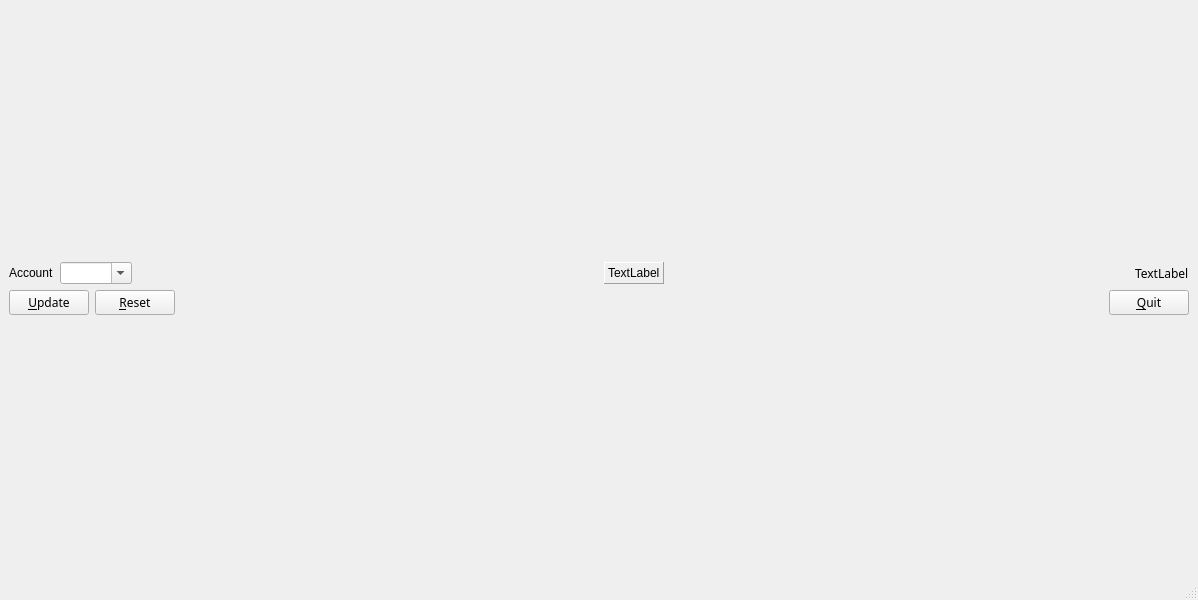
<?xml version="1.0" encoding="UTF-8"?>
<ui version="4.0">
 <class>MainWindow</class>
 <widget class="QMainWindow" name="MainWindow">
  <property name="geometry">
   <rect>
    <x>0</x>
    <y>0</y>
    <width>1198</width>
    <height>600</height>
   </rect>
  </property>
  <property name="windowTitle">
   <string>MainWindow</string>
  </property>
  <widget class="QWidget" name="centralwidget">
   <layout class="QGridLayout" name="gridLayout_2">
    <item row="0" column="0">
     <layout class="QVBoxLayout" name="verticalLayout" stretch="0,0,0,1">
      <item>
       <layout class="QGridLayout" name="gridLayout_10" rowstretch="0">
        <property name="sizeConstraint">
         <enum>QLayout::SetFixedSize</enum>
        </property>
        <item row="0" column="7">
         <spacer name="horizontalSpacer_6">
          <property name="orientation">
           <enum>Qt::Horizontal</enum>
          </property>
          <property name="sizeHint" stdset="0">
           <size>
            <width>40</width>
            <height>20</height>
           </size>
          </property>
         </spacer>
        </item>
        <item row="0" column="5">
         <widget class="QLabel" name="lbl_check">
          <property name="frameShape">
           <enum>QFrame::Panel</enum>
          </property>
          <property name="frameShadow">
           <enum>QFrame::Raised</enum>
          </property>
          <property name="text">
           <string>TextLabel</string>
          </property>
         </widget>
        </item>
        <item row="0" column="3">
         <widget class="QComboBox" name="cmb_account">
          <property name="inputMethodHints">
           <set>Qt::ImhLowercaseOnly</set>
          </property>
          <property name="editable">
           <bool>true</bool>
          </property>
         </widget>
        </item>
        <item row="0" column="8">
         <widget class="QLabel" name="lbl_infofinance">
          <property name="font">
           <font>
            <family>Envy Code R</family>
           </font>
          </property>
          <property name="text">
           <string>TextLabel</string>
          </property>
         </widget>
        </item>
        <item row="0" column="2">
         <widget class="QLabel" name="lbl_account">
          <property name="text">
           <string>Account</string>
          </property>
         </widget>
        </item>
        <item row="0" column="4">
         <spacer name="horizontalSpacer">
          <property name="orientation">
           <enum>Qt::Horizontal</enum>
          </property>
          <property name="sizeHint" stdset="0">
           <size>
            <width>40</width>
            <height>20</height>
           </size>
          </property>
         </spacer>
        </item>
       </layout>
      </item>
      <item>
       <layout class="QGridLayout" name="gridLayout">
        <property name="horizontalSpacing">
         <number>3</number>
        </property>
       </layout>
      </item>
      <item>
       <layout class="QGridLayout" name="gridLayout_6">
        <item row="0" column="1">
         <widget class="QPushButton" name="btn_reset">
          <property name="font">
           <font>
            <family>Envy Code R</family>
           </font>
          </property>
          <property name="text">
           <string>&amp;Reset</string>
          </property>
         </widget>
        </item>
        <item row="0" column="2">
         <spacer name="horizontalSpacer_5">
          <property name="orientation">
           <enum>Qt::Horizontal</enum>
          </property>
          <property name="sizeHint" stdset="0">
           <size>
            <width>40</width>
            <height>20</height>
           </size>
          </property>
         </spacer>
        </item>
        <item row="0" column="3">
         <widget class="QPushButton" name="btn_exit">
          <property name="font">
           <font>
            <family>Envy Code R</family>
           </font>
          </property>
          <property name="text">
           <string>&amp;Quit</string>
          </property>
         </widget>
        </item>
        <item row="0" column="0">
         <widget class="QPushButton" name="btn_update">
          <property name="font">
           <font>
            <family>Envy Code R</family>
           </font>
          </property>
          <property name="text">
           <string>&amp;Update</string>
          </property>
         </widget>
        </item>
       </layout>
      </item>
      <item>
       <layout class="QVBoxLayout" name="vl_table">
        <property name="sizeConstraint">
         <enum>QLayout::SetFixedSize</enum>
        </property>
       </layout>
      </item>
     </layout>
    </item>
   </layout>
  </widget>
  <widget class="QStatusBar" name="statusbar"/>
 </widget>
 <tabstops>
  <tabstop>btn_update</tabstop>
  <tabstop>btn_reset</tabstop>
  <tabstop>btn_exit</tabstop>
 </tabstops>
 <resources/>
 <connections/>
</ui>
